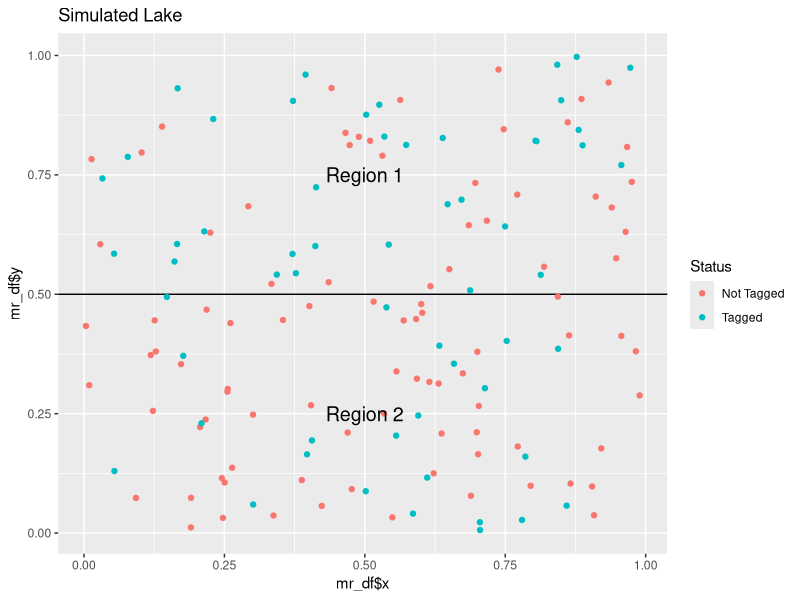
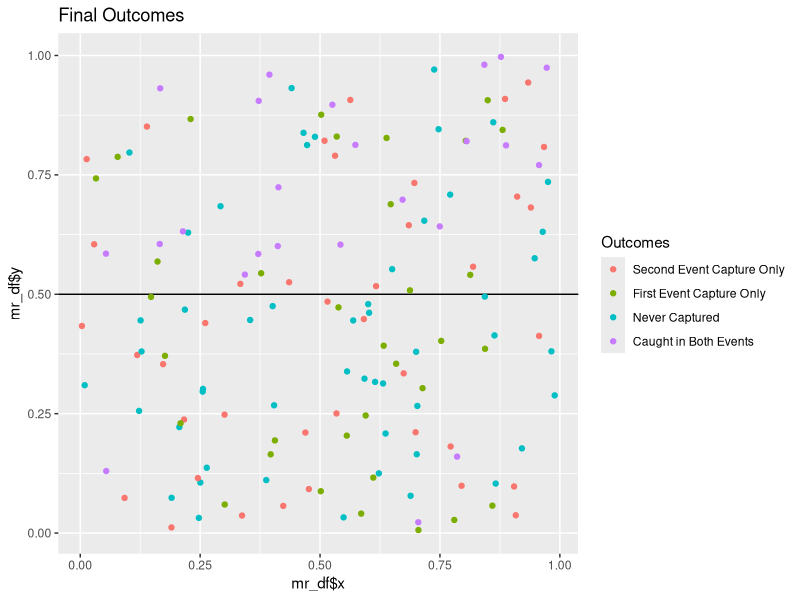

The R source for these figures, in order:
## ---- chunk 1
knitr::opts_chunk$set(echo = TRUE)
library(tidyverse)
## ---- chunk 2
mark_fish <- function(N,  bias = c(.5,.2)){
  
  # bias[1] is the probability of capture in region 1
  # bias[2] is the probability of capture in region 2

  x <- runif(n=N, min = 0, max = 1)
  y <- runif(n=N, min = 0, max = 1)
  
  # each row in fish_pop is a fish in the lake
  fish_pop <- data.frame(x, y, region1_prob = bias[1], region2_prob = bias[2])
  
  fish_pop$region <- ifelse(y >= .5, yes = 1, no = 2)
  
  num_region1 <- sum(fish_pop$y >= .5)
  num_region2 <- N-num_region1
  
  # each "fish" is a bernoulli trial with a certain probability of "success" or being caught
  # if a fish is in region 1, the probability of capture is bias[1]
  # otherwise the probability of capture is bias[2]
  fish_pop$M <- ifelse(test = fish_pop$y >= .5,
                              yes = rbinom(n = num_region1, size = 1,p = bias[1]),
                              no = rbinom(n = num_region2, size = 1, p = bias[2]))
  
  return(fish_pop)
  
  }
## ---- chunk 3
mr_df <- mark_fish(N = 150)

mr_df %>% ggplot(aes(x = mr_df$x, y = mr_df$y, col = as.factor(mr_df$M))) +
  geom_hline(yintercept = .5) +
  geom_point() +
  scale_colour_discrete(name ="Status", labels=c("Not Tagged", "Tagged")) +
  annotate(geom = "text", x = .5, y = .75, label = "Region 1", size = 5) +
  annotate(geom = "text", x = .5, y = .25, label = "Region 2", size = 5) +
  ggtitle(label = "Simulated Lake")
## ---- chunk 4
recap_fish <- function(marked_pop, bias = c(.5,.2)){
  
    N <- length(marked_pop$y)
    num_region1 <- sum(marked_pop$y >= .5)
    num_region2 <- N-num_region1
    
    # repeat same process as above
    marked_pop$C <- ifelse(test = marked_pop$y >= .5,
                               yes = rbinom(n = num_region1, size = 1, p = bias[1]),
                               no = rbinom(n = num_region2, size = 1, p = bias[2]))
    
    
    marked_pop$R <- ((marked_pop$M == 1) & (marked_pop$C == 1))
  
    return(marked_pop)
}
## ---- chunk 5
mr_df <- mr_df %>% recap_fish

mr_df$outcome <- ifelse(mr_df$M==1 & mr_df$C == 1, "R",
                    ifelse(mr_df$M == 1, "M",
                           ifelse(mr_df$C==1, "C", "NC")))
  
mr_df %>% ggplot(aes(x = mr_df$x, y = mr_df$y, col = as.factor(outcome)), size = 50) +    
  geom_hline(yintercept = .5) +
  geom_point() +
  scale_colour_discrete(name = "Outcomes", labels=c("Second Event Capture Only",
                                                   "First Event Capture Only",
                                                   "Never Captured",
                                                   "Caught in Both Events")) +
  ggtitle(label = "Final Outcomes")

## ---- chunk 6
calc_results <- function(mr_df){
  
  # Null hypothesis: proportion of tagged fish is independent of region
  # or probability of capturing a tagged fish is equal in each region
  chi1 <- chisq.test(x = mr_df$R, y = as.factor(mr_df$region))
  p1 <- chi1$p.value
  
  
  # Unadjusted population estimate
  # if all the assumptions are met, our unbiased estimate would be Marks*Captures/Recaptures
  M <- sum(mr_df$M)
  C <- sum(mr_df$C)
  R <- sum(mr_df$R)
  
  raw_est <- M*C/R
  
  # Stratified estimate
  # region 1
  mr_df1 <- mr_df %>% filter(region == 1)
  M1 <- sum(mr_df1$M)
  C1 <- sum(mr_df1$C)
  R1 <- sum(mr_df1$R)
  region1_est<- M1*C1/R1

  # region 2
  mr_df2 <- mr_df %>% filter(region == 2)
  M2 <- sum(mr_df2$M)
  C2 <- sum(mr_df2$C)
  R2 <- sum(mr_df2$R)
  region2_est<- M2*C2/R2
  
  # then add
  stratified_est <- region1_est + region2_est
  
  
  results <- data.frame(region1_prob = unique(mr_df$region1_prob),
                        region2_prob = unique(mr_df$region2_prob),
                        reject_equal_p = p1 < .05,
                        bias_raw = raw_est - length(mr_df$M),
                        bias_stratified = stratified_est - length(mr_df$M),
                        true_N = length(mr_df$M))
  return(results)
}
## ---- chunk 7
out <- mark_fish(1000) %>% recap_fish() %>% calc_results()

knitr::kable(out)
## ---- chunk 8
# Initialize parameters
probs <- list(c(.5,.5), c(.5, .3), c(.5, .2))
pop_size <- c(500, 1000, 2000)
B <- 1000
results <- data.frame()


for (i in 1:length(probs)){
  for (j in 1:length(pop_size)){
    for (k in 1:B){
    out <- mark_fish(pop_size[j], bias = probs[[i]]) %>% recap_fish(bias = probs[[i]]) %>% calc_results()
    results <- rbind(results, out)
    }
  }
}
  
results %>% group_by(true_N, region1_prob, region2_prob) %>% summarize(chisq_power = sum(reject_equal_p)/n(),
                                                               avg_bias_raw = mean(bias_raw),
                                                               avg_bias_stratified = mean(bias_stratified)
                                                               ) %>% knitr::kable()

